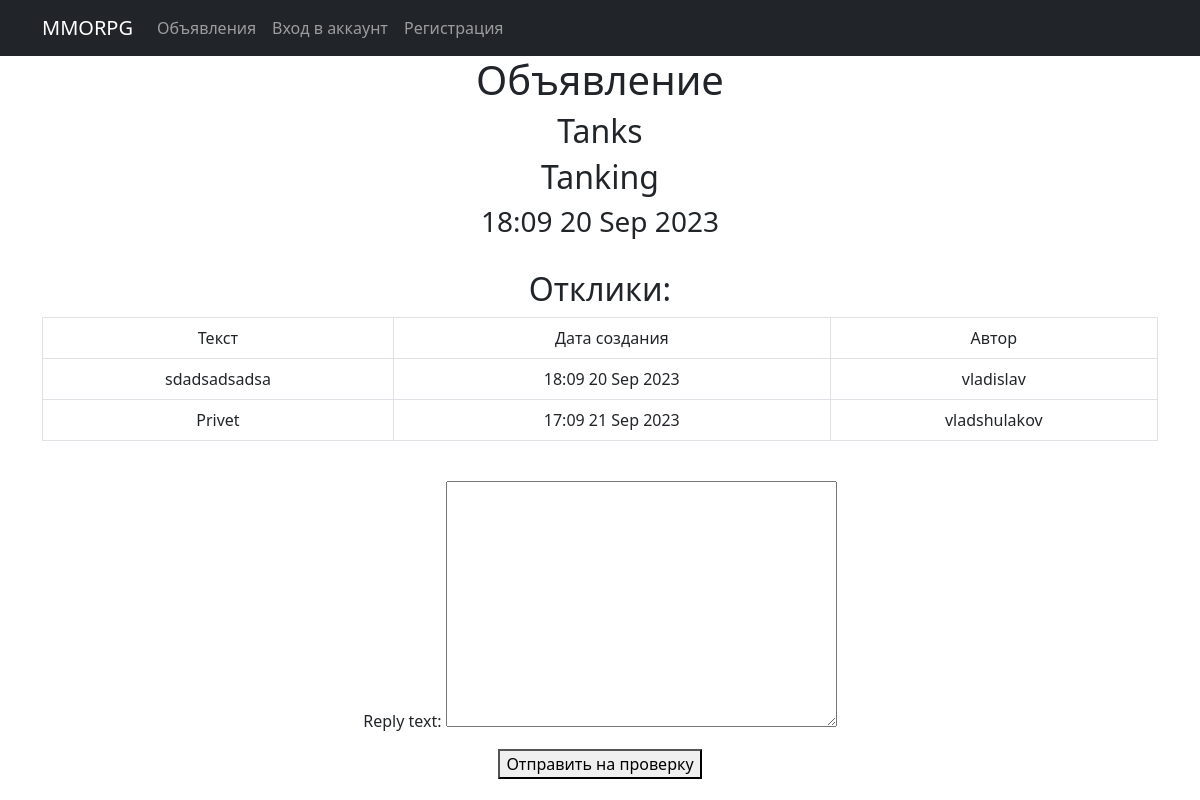
Page /1 on the earlier database version.
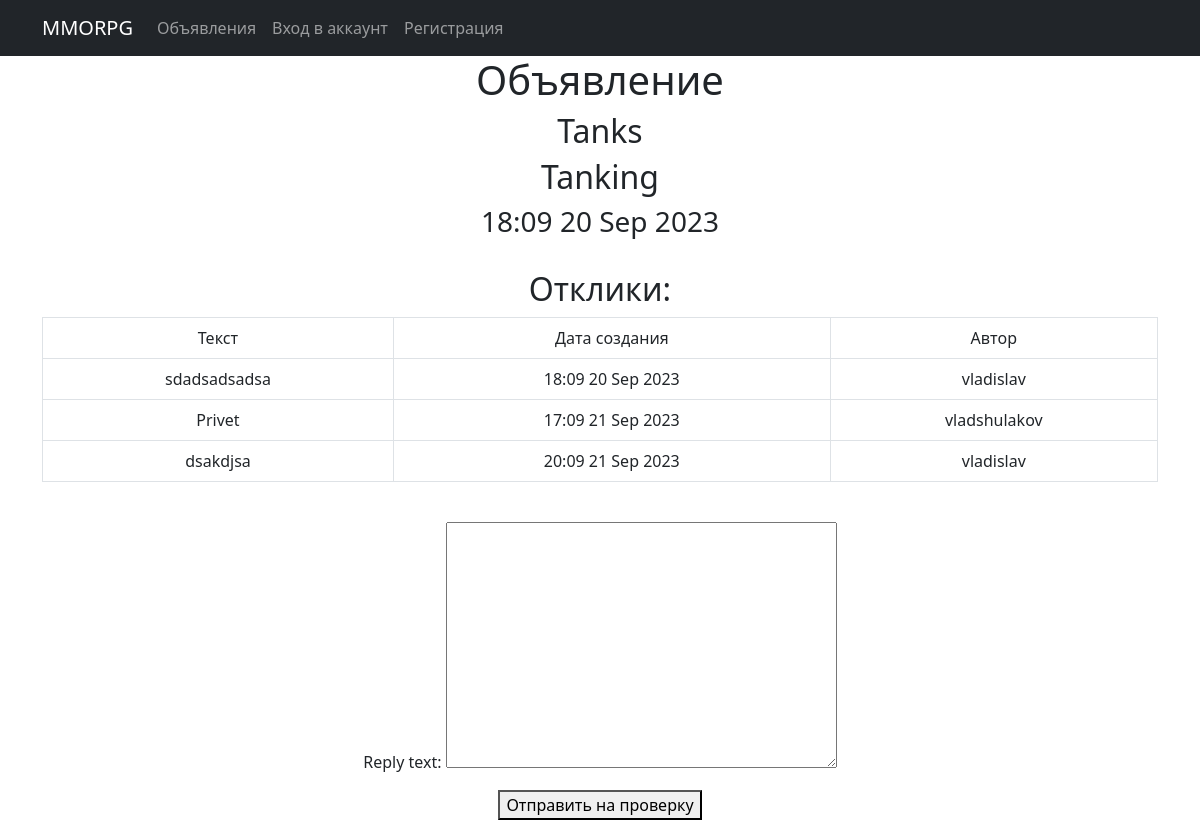
Same page on the later database version.
### mmo/models.py (models this page shows, shortened)
class Reply(models.Model):
    reply_text = models.TextField()
    time_create = models.DateTimeField(auto_now_add=True)
    user = models.ForeignKey(User, on_delete=models.CASCADE, null=True)
    post = models.ForeignKey(Post, on_delete=models.CASCADE, null=True)
    accepted = models.BooleanField(default=False)

### mmo/views.py (the view, shortened to what this page needs)
# urls.py: path('<int:pk>', PostDetail.as_view(), name='post'),
class PostDetail(FormMixin, DetailView):
    model = Post
    template_name = 'post.html'
    form_class = ReplyForm
    context_object_name = 'post'
    def get_context_data(self, **kwargs):
        context = super().get_context_data(**kwargs)
        comments = Reply.objects.filter(accepted=True, post_id=self.kwargs['pk']).order_by('time_create')
        context['comments'] = comments
        return context
    def post(self, request, *args, **kwargs):
        self.object = self.get_object()
        form = self.get_form()
        if form.is_valid():
            reply = form.save(commit=False)
            reply.post = self.object
            reply.user = self.request.user
            reply.send_notification_email()
            reply.save()
            return self.form_valid(form)
        else:
            return self.form_invalid(form)

### mmo/forms.py
class ReplyForm(forms.ModelForm):
    class Meta:
        model = Reply
        fields = [
            'reply_text',
        ]

### templates/post.html (shortened to what this page needs)
{% extends 'flatpages/default.html' %}
{% block content %}
    <h1>Объявление</h1>
    <h2>{{ post.post_title }}</h2>
    <h2>{{ post.post_text }}</h2>
    <h3>{{ post.time_create|date:'H:m d M Y' }}</h3>
    <br>
    <h2>Отклики:</h2>
    {% if comments %}
       <table class="table table-bordered">
           <tr>
               <td>Текст</td>
               <td>Дата создания</td>
               <td>Автор</td>
           </tr>
           {% for r in comments %}
           <tr>
               <td>{{ r.reply_text }}</a></td>
               <td>{{ r.time_create|date:'H:m d M Y' }}</td>
               <td>{{ r.user }}</td>
           </tr>
           {% endfor %}
       </table>
    {% else %}
       <h2>Откликов нет!</h2>
     {% endif %}
    <br>
    <form method="post">
        {{ form.as_p }}
        <button type="submit">Отправить на проверку</button>
    </form>
{% endblock content %}

Differences in the rows shown:
added Reply: reply_text "dsakdjsa", time_create "20:09 21 Sep 2023", user "vladislav"
